Frame 1 (no input): blank canvas, image omitted
Frame 60 (no input): blank canvas, image omitted
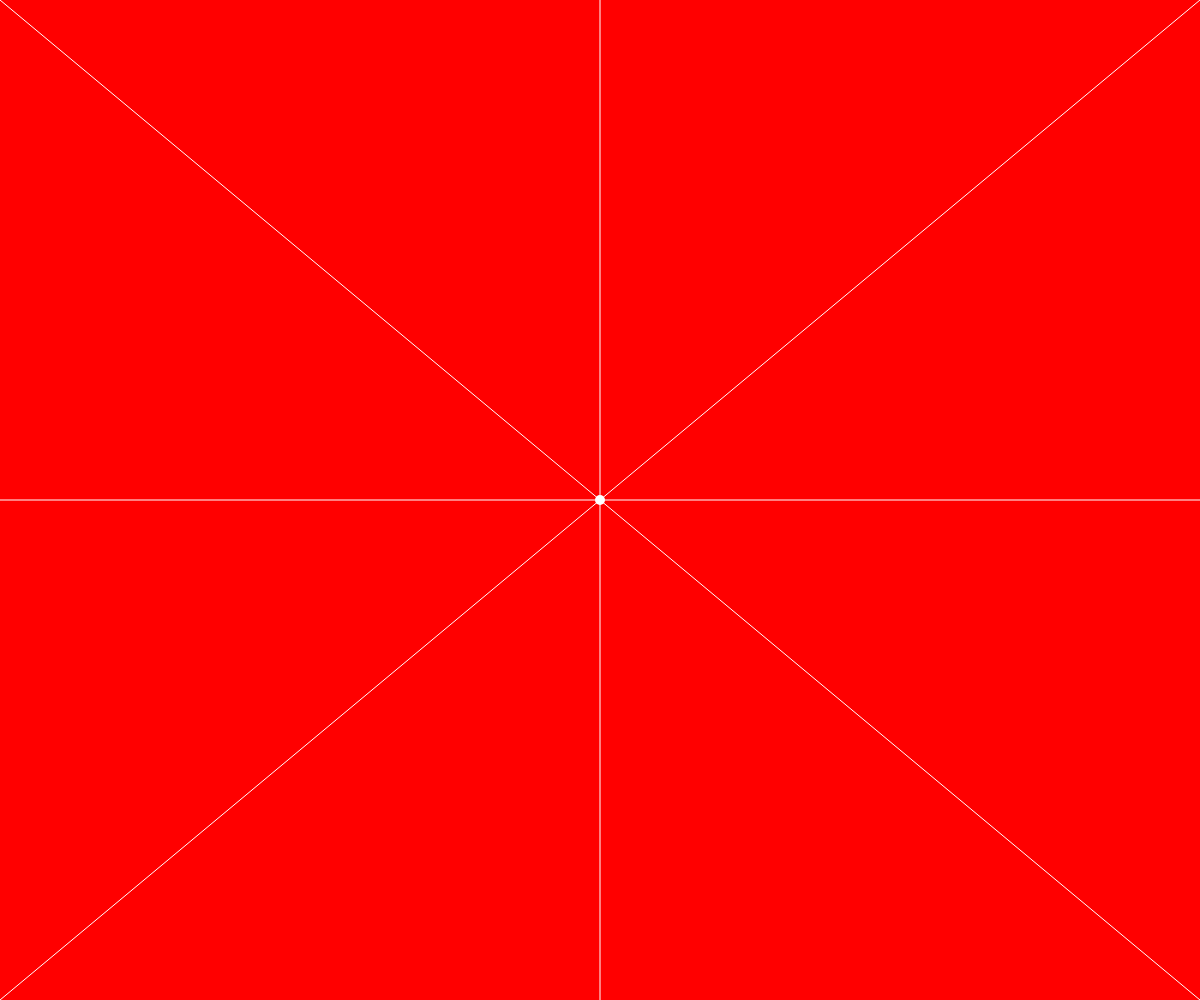
Frame 120 (the mouse pressed at the canvas centre since frame 60)

The p5.js sketch whose frames 1 and 60 were blank and that drew this single picture after the mouse press (run headless with seeded random() and noise() and a simulated clock; from frame 60 on, the mouse is pressed at the canvas centre):

// p5.js sketch
// ── sketch.js
function setup() {
  
  createCanvas(windowWidth,windowHeight);
  
}

function draw() {
  
  background(255);
  
  if (mouseIsPressed) {
    
    background(255,0,0);
    
    fill(255);
    noStroke();
    ellipse(mouseX,mouseY,10);
    
    stroke(255);
    line(0, 0 ,mouseX,mouseY);
    //  x1  y1   x2      y2  
    line(width,0,mouseX,mouseY);
    //    x1   y1  x2     y2
    line(0,height,mouseX,mouseY);
    //  x1   y1    x2     y2
    line(width,height,mouseX,mouseY);
    //    x1     y1     x2     y2
    
    line(width/2, 0, mouseX, mouseY);
    //     x1     y1   x2      y2  
    line(
      width, height/2, mouseX, mouseY);
    //  x1     y1        x2     y2
    line(0, height/2, mouseX, mouseY);
    //  x1    y1        x2     y2
    line(
      width/2, height, mouseX, mouseY);
    //  x1       y1        x2     y2
    
  }
  
}
